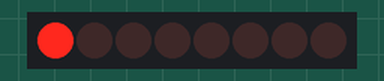
Recording of a sketch running on a simulated Arduino Uno, built with avr-gcc and run on an emulated ATmega328P. Shown: 8 shift-register outputs drawn as a row of LEDs (first output left, lit = HIGH). Wiring (inferred from the names in the program): shift register (74HC595): data pin 8; shift clock pin 10; latch pin 9. Wiring (inferred from the signals the program sends): row of LEDs: on Q0, Q1, Q2, Q3, Q4, Q5, Q6, Q7.

Above: at 0.05 s.
At 0.45 s:
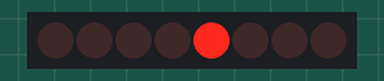
At 0.75 s:
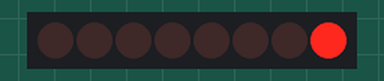
At 1.55 s:
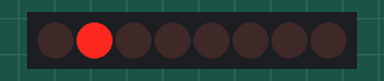
At 2.35 s:
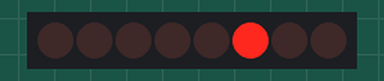
At 3.15 s:
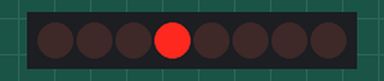
Timing chart, 0 to 3.5 s (numbered marks = the images above):
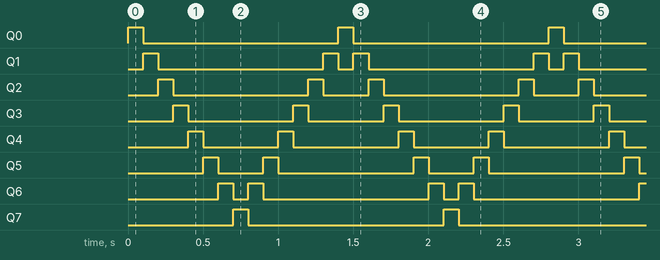

Measured:
- by itself, Q0, Q7: alternates HIGH for 0.10 s and LOW for 1.3 s
- by itself, Q1: repeats every 1.4 s: LOW 1.1 s, HIGH 0.10 s, LOW 0.10 s, HIGH 0.10 s
- by itself, Q2: repeats every 1.4 s: LOW 0.90 s, HIGH 0.10 s, LOW 0.30 s, HIGH 0.10 s
- by itself, Q3: repeats every 1.4 s: LOW 0.70 s, HIGH 0.10 s, LOW 0.50 s, HIGH 0.10 s
- by itself, Q4: repeats every 1.4 s: LOW 0.50 s, HIGH 0.10 s, LOW 0.70 s, HIGH 0.10 s
- by itself, Q5: repeats every 1.4 s: LOW 0.30 s, HIGH 0.10 s, LOW 0.90 s, HIGH 0.10 s
- by itself, Q6: repeats every 1.4 s: LOW 0.10 s, HIGH 0.10 s, LOW 1.1 s, HIGH 0.10 s

The sketch:

yasmin_kullab_lab4_1.ino
```cpp
/*


*/

//Make a light rider animation

const int SER =8; //Serial Output to Shift Register
const int LATCH =9; //Shift Register Latch Pin
const int CLK =10; //Shift Register Clock Pin

//Sequence of LEDs
int seq[14] = {1,2,4,8,16,32,64,128,64,32,16,8,4,2};

void setup()
{
 //Set pins as outputs
 pinMode(SER, OUTPUT);
 pinMode(LATCH, OUTPUT);
 pinMode(CLK, OUTPUT);
}

void loop()
{
 for (int i = 0; i < 14; i++)
 {
 digitalWrite(LATCH, LOW);             //Latch Low - start sending
 shiftOut(SER, CLK, MSBFIRST, seq[i]); //Shift Most Sig. Bit First
 digitalWrite(LATCH, HIGH);            //Latch High - stop sending
 delay(100);                           //Animation Speed
 }
}
```
